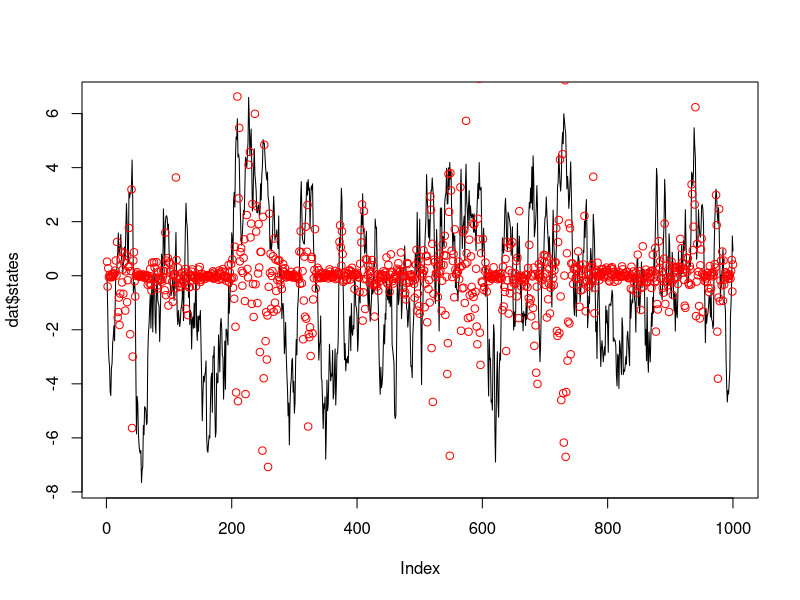

This chart was generated by the following R code: (Note: this script raises an error after producing the figure.)
sim_data <- function(nobs, param) {
  states <- rep(0, nobs)
  obs <- rep(0, nobs)
  x0 <- rnorm(1, 0, param[3])
  states[1] <- param[1] * x0 + rnorm(1, sd = param[3])
  obs[1] <- rnorm(1, sd = param[2] * exp(states[1] / 2))
  for (i in 2:nobs) {
    states[i] = param[1] * states[i - 1] + rnorm(1, sd = param[3])
    obs[i] = rnorm(1, sd = param[2] * exp(states[i] / 2))
  }
  return(data.frame(states = states, obs = obs))
}

dat <- sim_data(1000, c(0.91, 0.5, 1))
plot(dat$states, type = "l")
points(dat$obs, col = "red")

filter <- APF(dat$obs, 5, c(0.91, 0.5, 1))

